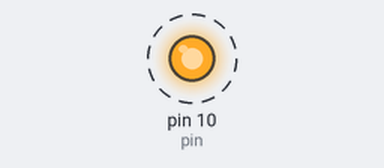
The sketch below on a simulated Arduino Uno, built with avr-gcc and run on an emulated ATmega328P. Parts: output pins drawn as LEDs (lit = HIGH). Dashed ring = blinking.

Above: at 0.2 s.
Timing chart, 0 to 4.6 s (numbered marks = the images above):
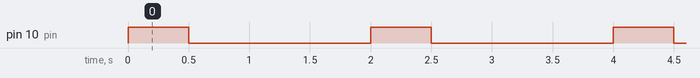

The sketch:

sheet1_1.ino
```cpp
int pin =10;

void setup()
{
 pinMode(pin,OUTPUT);
}

void loop()
{
digitalWrite(pin,HIGH);
delay(500);

digitalWrite(pin,LOW);
delay(1500);

}
```

Measured:
- by itself, pin 10 (pin): alternates HIGH for 0.50 s and LOW for 1.5 s
